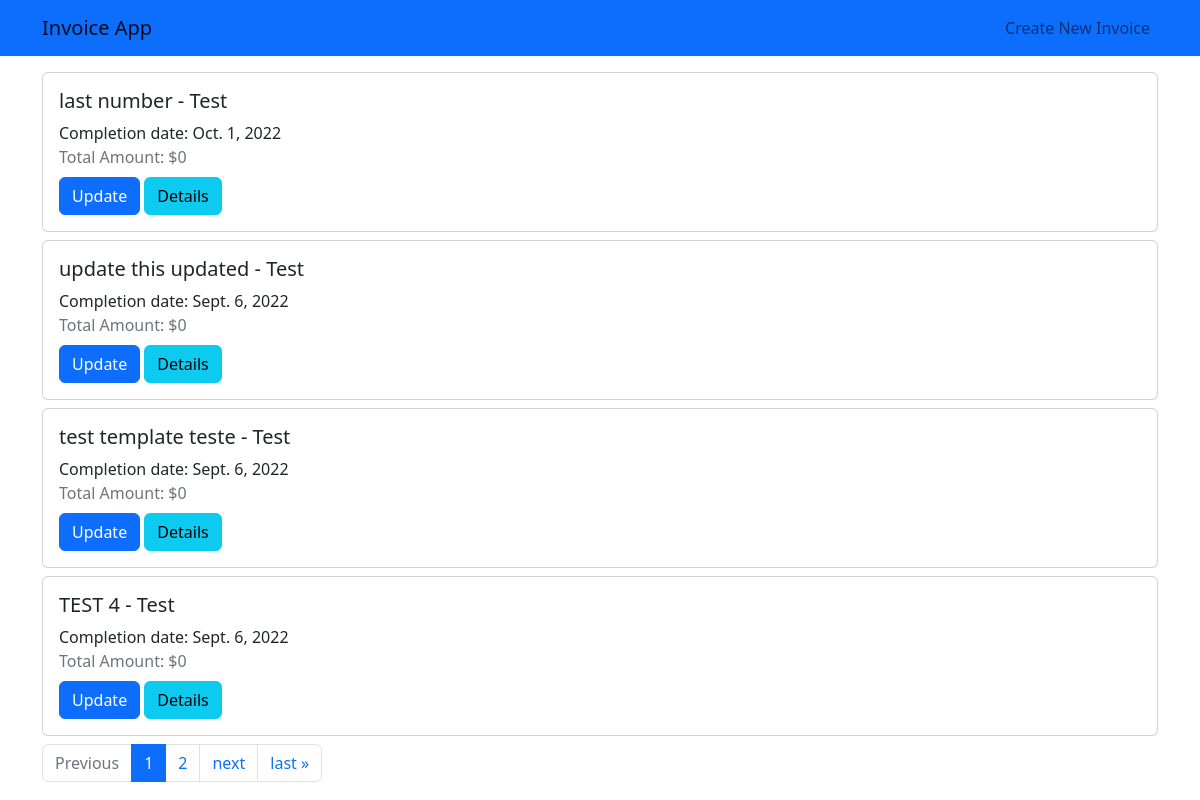
The page /invoices/ (signed in) on the database as committed earlier.
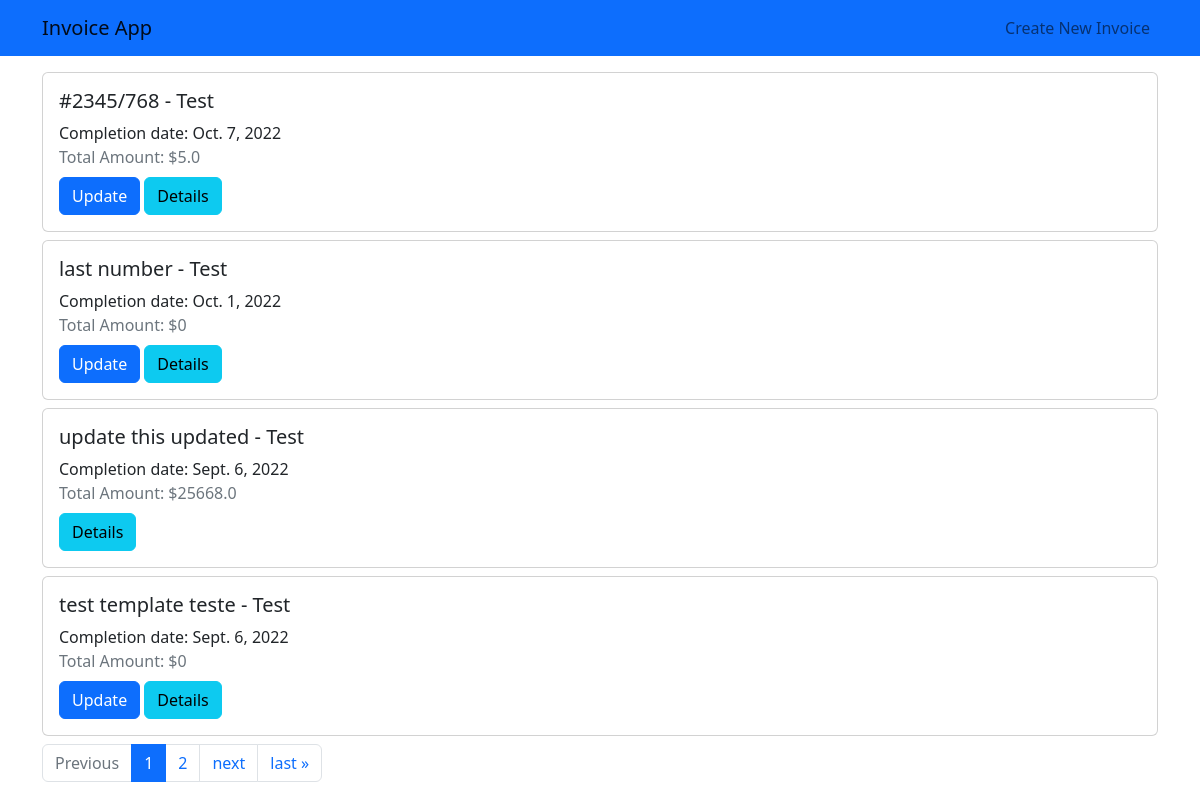
The same page on the database as committed later.
### invoices/models.py (models this page shows, shortened)
class Invoice(models.Model):
    profile = models.ForeignKey(Profile, on_delete=models.CASCADE)
    receiver = models.ForeignKey(Receiver, on_delete=models.CASCADE)
    invoice_number = models.CharField(max_length=200)
    completion_date = models.DateField()
    issue_date = models.DateField()
    payment_date = models.DateField()
    created_at = models.DateTimeField(auto_now_add=True)
    updated_at = models.DateTimeField(auto_now=True)
    closed = models.BooleanField(default=False)
    tags = models.ManyToManyField(Tag, blank=True)
    @property  # treat tags as a field
    def tags(self):
        return self.tags.all()
    @property
    def positions(self):
        return self.position_set.all()  # relationships
    @property
    def total_amount(self):
        total = 0
        qs = self.positions
        for pos in qs:
            total += pos.amount
        return total

### receivers/models.py (models this page shows, shortened)
class Receiver(models.Model):
    name = models.CharField(max_length=200)
    address = models.TextField()
    website = models.URLField(blank=True)
    created_at = models.DateTimeField(auto_now_add=True)
    updated_at = models.DateTimeField(auto_now=True)
    logo = models.ImageField(default='images/no_photo.png')

### positions/models.py (models this page shows, shortened)
class Position(models.Model):
    invoice = models.ForeignKey(Invoice, on_delete=models.CASCADE)
    title = models.CharField(max_length=200)
    description = models.TextField(blank=True, help_text="Optional")
    amount = models.FloatField(help_text="amount in dollars")
    created_at = models.DateTimeField(auto_now_add=True)
    updated_at = models.DateTimeField(auto_now=True)

### invoices/views.py (the view)
# urls.py: path('', views.InvoiceListView.as_view(), name='main'),
class InvoiceListView(ListView):
    model = Invoice
    paginate_by = 4
    template_name = "invoices/main.html"
    def get_queryset(self):
        profile = get_object_or_404(Profile, user=self.request.user)
        return super().get_queryset().filter(profile=profile).order_by('-created_at')

### invoices/templates/invoices/main.html (shortened to what this page needs)
{% extends "base.html" %}
{% block content %}
  {% if object_list %}
      {% for invoice in object_list %}
          <div class="card mb-2" style="width:100%">
              <div class="card-body">
                  <h5>{{ invoice.invoice_number }} - {{ invoice.receiver.name }}</h5>
                  <div class="card-text">
                     Completion date: {{ invoice.completion_date}}
                  </div>
                  <div class="text-muted">
                      Total Amount: ${{ invoice.total_amount }}
                  </div>
                  <div class="mt-2">
                      {% if not invoice.closed %}
                        <a href="{% url 'invoices:update_invoice' invoice.pk %}" class="btn btn-primary">Update</a>
                      {% endif %}
                      <a href="{% url 'invoices:details' invoice.pk %}" class="btn btn-info">Details</a>
                  </div>
            </div>
          </div>
     {% endfor %}
  {% else %}
      <h3>No invoices created </h3>
  {% endif %}
   {% if is_paginated %}
      <nav aria-label=" invoice pagination">
          <ul class="pagination">
                <li class="page-item {% if page_obj.has_previous %} {% else %} disabled {% endif %}">
                  <a
                     class="page-link" tabindex="-1">Previous</a>
                </li>
                {% for page in paginator.page_range %}
                  <li class="page-item">
                    <a class="page-link {% if page_obj.number == page %} active {% endif %}" href="?page={{ page }}">{{page}}</a>
                 </li>
                {% endfor%}
              {% if page_obj.has_next %}
                 <li class="page-item">
                    <a class="page-link" href="?page={{ page_obj.next_page_number }}">next</a>
                 </li>
                 <li class="page-item">
                    <a class="page-link" href="?page={{ page_obj.paginator.num_pages }}">last &raquo;</a>
                 </li>
              {% endif %}
          </ul>
    </nav>
   {% endif %}
{% endblock content %}

### templates/base.html (shortened to what this page needs)
{% load static %}
<!doctype html>
<html lang="en">
  <head>
    <link href="https://cdn.jsdelivr.net/npm/bootstrap@5.2.0/dist/css/bootstrap.min.css"
          rel="stylesheet"
>
    <link href="{% static 'style.css' %} " rel="stylesheet">
  </head>
  <body>
     {% include 'navbar.html' %}
     <div class="container mt-3">
        {% block content %}
       {% endblock content%}
     </div>
  </body>
</html>

### templates/navbar.html (shortened to what this page needs)
<nav class="navbar navbar-expand-lg bg-primary">
    <div class="container">
        <a class="navbar-brand" href="{% url 'invoices:main' %}">Invoice App</a>
        <div class="collapse navbar-collapse" id="navbarSupportedContent">
            <ul class="navbar-nav">
                 <li class="nav-item">
                    <a class="nav-link" href="{% url 'invoices:create' %}">Create New Invoice</a>
             </li>
            </ul>
        </div>
    </div>
</nav>

### static/style.css (style rules this page uses)
body { background-color: }

Rows that differ between the two databases and show on the page:
no longer on this page (row edited): Invoice: invoice_number "TEST 4", receiver.name "Test", completion_date "Sept. 6, 2022", total_amount "0", closed "Update"
added Invoice: invoice_number "#2345/768", receiver.name "Test", completion_date "Oct. 7, 2022", total_amount "5.0", closed "Update"
changed Invoice "update this updated": total_amount "0" → "25668.0"; no longer shows "Update"
